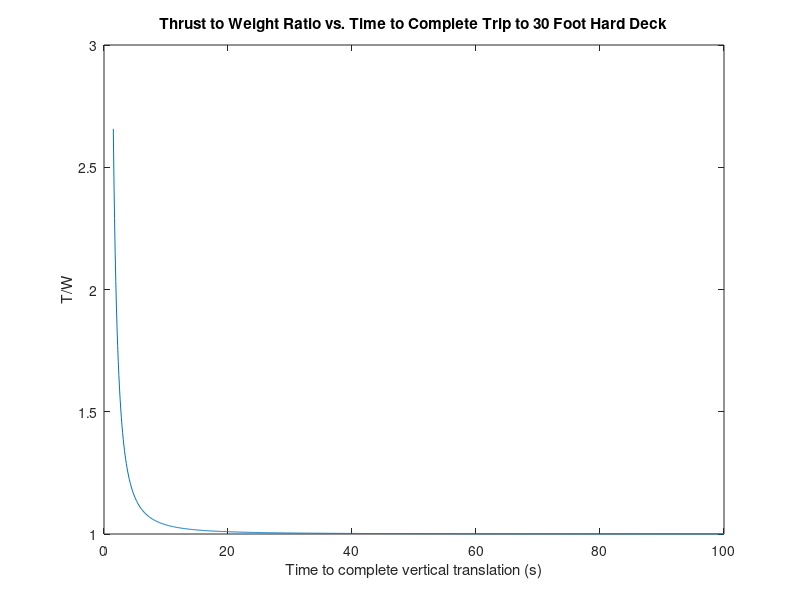

The MATLAB script that drew this image:
clc;
close all;
clear all;

m = 10; %kg
h = 9.144; %m
g = 9.81; %m/s^2

t = 1.5:0.1:100; %s
a = 2*h./(t.^2);

T = m*g + m.*a;
Fmax = max(T) - m*g;
vmax = sqrt(2*h*(2*h./t.^2)); %max velocity for max tilt angle
nu = Fmax / (max(vmax))^2;
Tnew = m*g + m.*a + nu.*vmax.^2;

TtW = Tnew./(m*g);

plot(t, TtW)
title('Thrust to Weight Ratio vs. Time to Complete Trip to 30 Foot Hard Deck')
ylabel('T/W')
xlabel('Time to complete vertical translation (s)')

